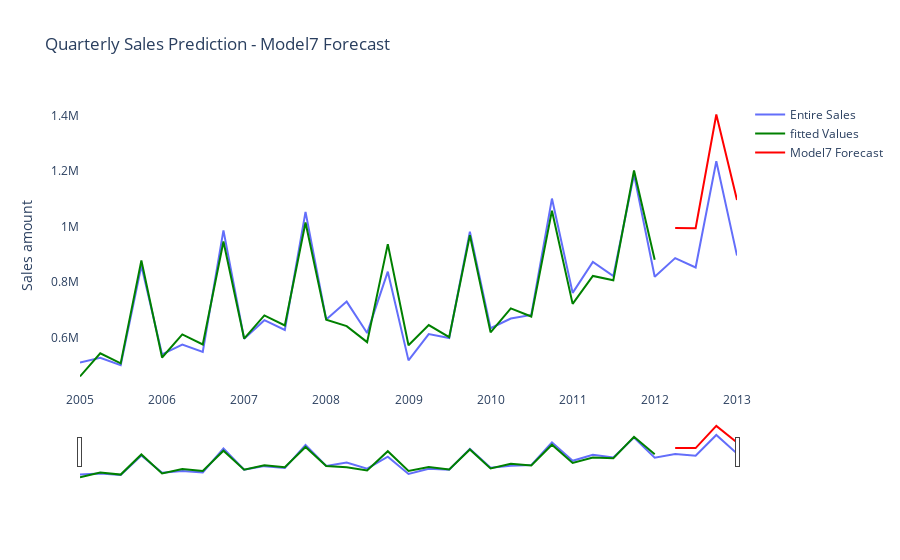

This figure's notebook cell:
### Code cell
# a. Create a graph of the entire series of sales and overlay the fitted values and the forecast on the testing set.

fig = go.Figure()

fig.add_trace(go.Scatter(
        x = df.index, 
        y = df['Sales'], # entire series of sales
        mode = 'lines',
        name = 'Entire Sales')
             )

fig.add_trace(go.Scatter(
                x = df.index, 
                y = df['M7'].loc[:'2012-01-01'], # fitted values
                mode = 'lines',
                name = 'fitted Values',
                marker_color = 'Green')
             )

fig.add_trace(go.Scatter(
               x = df.index[-4:], 
                y = df['M7'].loc['2012-04-01':], # forecast values
                mode = 'lines',
                name = 'Model7 Forecast',
                marker_color = 'red')
             )

fig.update_layout(title_text = 'Quarterly Sales Prediction - Model7 Forecast',
                  yaxis_title = 'Sales amount',
                  plot_bgcolor='rgba(0,0,0,0)')

fig.update_xaxes(rangeslider_visible = True)

fig.show()

### Figure 1 — Plotly figure (JSON) as saved in the notebook; plotly's stock layout.template omitted (floating-point values rounded to 4 significant figures)
{"data": [{"mode": "lines", "name": "Entire Sales", "type": "scatter", "x": ["2005-01-01T00:00:00", "2005-04-01T00:00:00", "2005-07-01T00:00:00", "2005-10-01T00:00:00", "2006-01-01T00:00:00", "2006-04-01T00:00:00", "2006-07-01T00:00:00", "2006-10-01T00:00:00", "2007-01-01T00:00:00", "2007-04-01T00:00:00", "2007-07-01T00:00:00", "2007-10-01T00:00:00", "2008-01-01T00:00:00", "2008-04-01T00:00:00", "2008-07-01T00:00:00", "2008-10-01T00:00:00", "2009-01-01T00:00:00", "2009-04-01T00:00:00", "2009-07-01T00:00:00", "2009-10-01T00:00:00", "2010-01-01T00:00:00", "2010-04-01T00:00:00", "2010-07-01T00:00:00", "2010-10-01T00:00:00", "2011-01-01T00:00:00", "2011-04-01T00:00:00", "2011-07-01T00:00:00", "2011-10-01T00:00:00", "2012-01-01T00:00:00", "2012-04-01T00:00:00", "2012-07-01T00:00:00", "2012-10-01T00:00:00", "2013-01-01T00:00:00"], "y": [509901, 526701, 500105, 858446, 539241, 574940, 547786, 986354, 595729, 662562, 627323, 1053157, 665480, 729634, 616152, 837593, 517615, 612493, 598212, 981384, 633586, 668760, 681729, 1101215, 761018, 872712, 821767, 1187440, 819170, 886569, 852741, 1235769, 895484]}, {"marker": {"color": "Green"}, "mode": "lines", "name": "fitted Values", "type": "scatter", "x": ["2005-01-01T00:00:00", "2005-04-01T00:00:00", "2005-07-01T00:00:00", "2005-10-01T00:00:00", "2006-01-01T00:00:00", "2006-04-01T00:00:00", "2006-07-01T00:00:00", "2006-10-01T00:00:00", "2007-01-01T00:00:00", "2007-04-01T00:00:00", "2007-07-01T00:00:00", "2007-10-01T00:00:00", "2008-01-01T00:00:00", "2008-04-01T00:00:00", "2008-07-01T00:00:00", "2008-10-01T00:00:00", "2009-01-01T00:00:00", "2009-04-01T00:00:00", "2009-07-01T00:00:00", "2009-10-01T00:00:00", "2010-01-01T00:00:00", "2010-04-01T00:00:00", "2010-07-01T00:00:00", "2010-10-01T00:00:00", "2011-01-01T00:00:00", "2011-04-01T00:00:00", "2011-07-01T00:00:00", "2011-10-01T00:00:00", "2012-01-01T00:00:00", "2012-04-01T00:00:00", "2012-07-01T00:00:00", "2012-10-01T00:00:00", "2013-01-01T00:00:00"], "y": [459700.0, 543100.0, 506800.0, 878100.0, 528000.0, 611400.0, 575100.0, 946500.0, 596300.0, 679700.0, 643500.0, 1015000.0, 664700.0, 641100.0, 583400.0, 936900.0, 572400.0, 645000.0, 601400.0, 969000.0, 618700.0, 705300.0, 675900.0, 1058000.0, 721400.0, 822200.0, 806900.0, 1203000.0, 880600.0]}, {"marker": {"color": "red"}, "mode": "lines", "name": "Model7 Forecast", "type": "scatter", "x": ["2012-04-01T00:00:00", "2012-07-01T00:00:00", "2012-10-01T00:00:00", "2013-01-01T00:00:00"], "y": [995500.0, 994300.0, 1404000.0, 1096000.0]}], "layout": {"plot_bgcolor": "rgba(0,0,0,0)", "title": {"text": "Quarterly Sales Prediction - Model7 Forecast"}, "xaxis": {"rangeslider": {"visible": true}}, "yaxis": {"title": {"text": "Sales amount"}}}}
